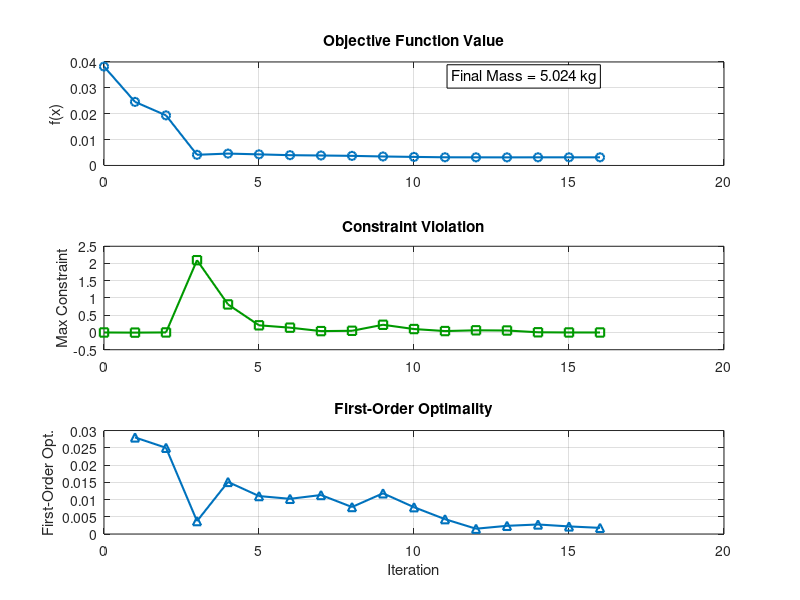

MATLAB code for this plot: (Note: this script raises an error after producing the figure.)
clear; close all; clc;

% --- Data from fmincon output ---
data = [
    0   1   0.0382377   0             NaN      NaN      NaN;
    1   5   0.0245778  -0.00387      0.25   -0.289    0.028;
    2  10   0.01936     0.001447     0.125  -0.240    0.025;
    3  12   0.00412348  2.096        1.0    -0.226    0.00374;
    4  14   0.00459034  0.8137       1.0     0.0433   0.0151;
    5  16   0.00428975  0.208        1.0    -0.00405  0.011;
    6  18   0.00397026  0.1398       1.0    -0.00415  0.0102;
    7  20   0.0038504   0.03981      1.0    -0.00535  0.0113;
    8  23   0.00371195  0.04891      0.5    -0.00518  0.00782;
    9  25   0.00346828  0.2234       1.0    -0.00642  0.0118;
   10  27   0.00330512  0.09963      1.0    -0.0062   0.00777;
   11  29   0.00315602  0.04116      1.0    -0.00517  0.0043;
   12  31   0.00313757  0.06293      1.0    -0.00419  0.00153;
   13  33   0.00312515  0.05734      1.0    -0.00242  0.00237;
   14  35   0.00314414  0.005852     1.0     0.00286  0.00276;
   15  37   0.00314252  0.0004875    1.0    -0.000706 0.0022;
   16  39   0.00314019  1.081e-07    1.0    -0.00119  0.00178;
];

% --- Extract columns ---
Iter = data(:,1);
fx   = data(:,3);
MaxConstraint = data(:,4);
FirstOrderOpt = data(:,7);

% --- Create figure with three subplots ---
figure('Name','fmincon Optimization Progress','NumberTitle','off');

% --- Plot 1: f(x) ---
subplot(3,1,1);
plot(Iter, fx, '-o', 'LineWidth', 1.5, 'DisplayName', 'f(x)');
ylabel('f(x)');
title('Objective Function Value');
grid on;

% --- Plot 2: Max Constraint ---
subplot(3,1,2);
plot(Iter, MaxConstraint, '-s', 'LineWidth', 1.5, 'Color', [0 0.6 0], 'DisplayName', 'Max constraint');
ylabel('Max Constraint');
title('Constraint Violation');
grid on;

% --- Plot 3: First-Order Optimality ---
subplot(3,1,3);
plot(Iter, FirstOrderOpt, '-^', 'LineWidth', 1.5, 'DisplayName', 'First-order optimality');
ylabel('First-Order Opt.');
xlabel('Iteration');
title('First-Order Optimality');
grid on;

% --- Optional: Display final mass ---
mass = 5.0243; % from run_opt output
subplot(3,1,1);
text(max(Iter)*0.7, max(fx)*0.9, sprintf('Final Mass = %.3f kg', mass), ...
    'FontSize', 11, 'BackgroundColor', 'w', 'EdgeColor', 'k');

% --- Improve layout ---
sgtitle('fmincon Optimization Progress');
